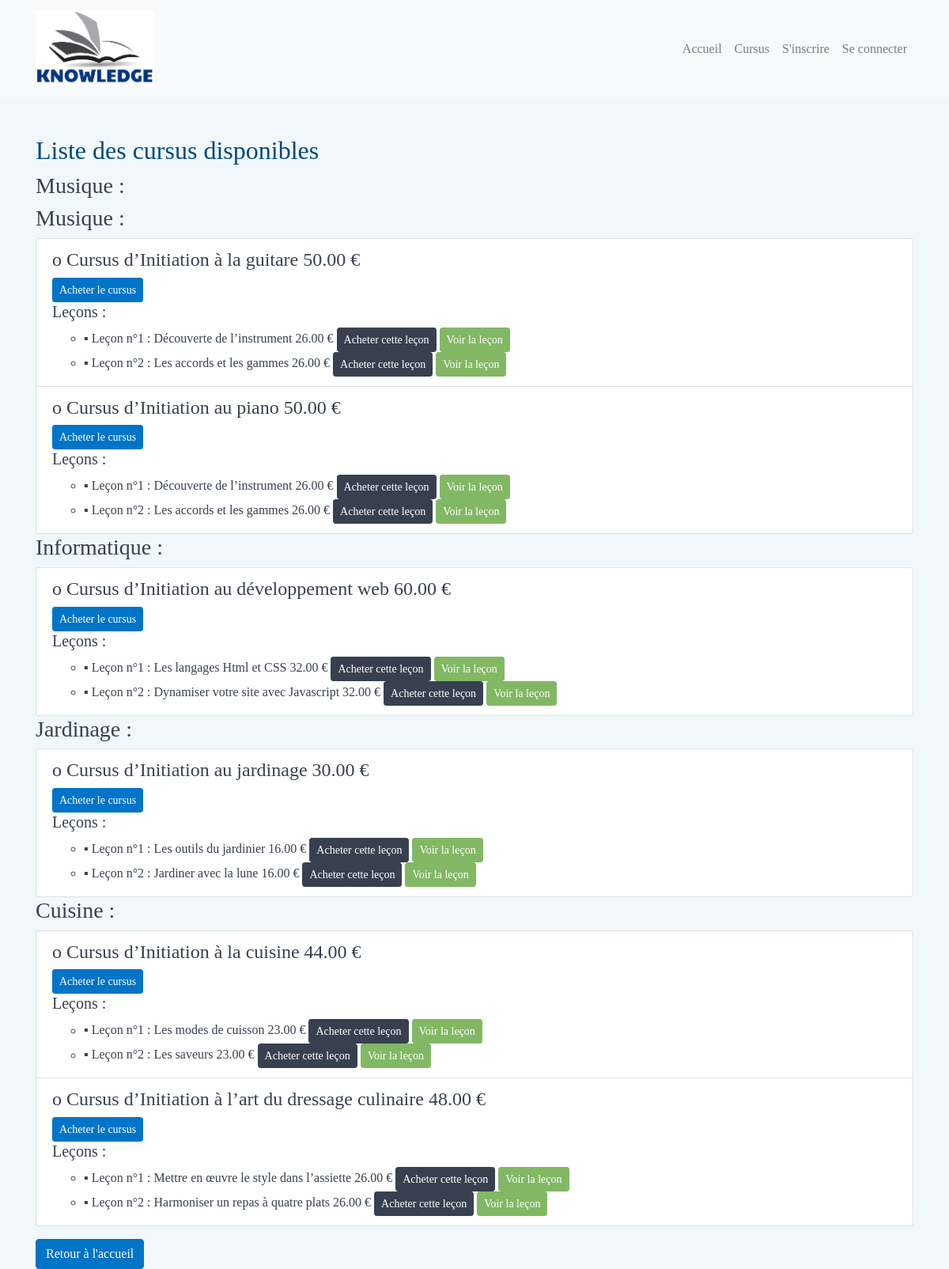
Page /cursuses/ on the earlier database version.
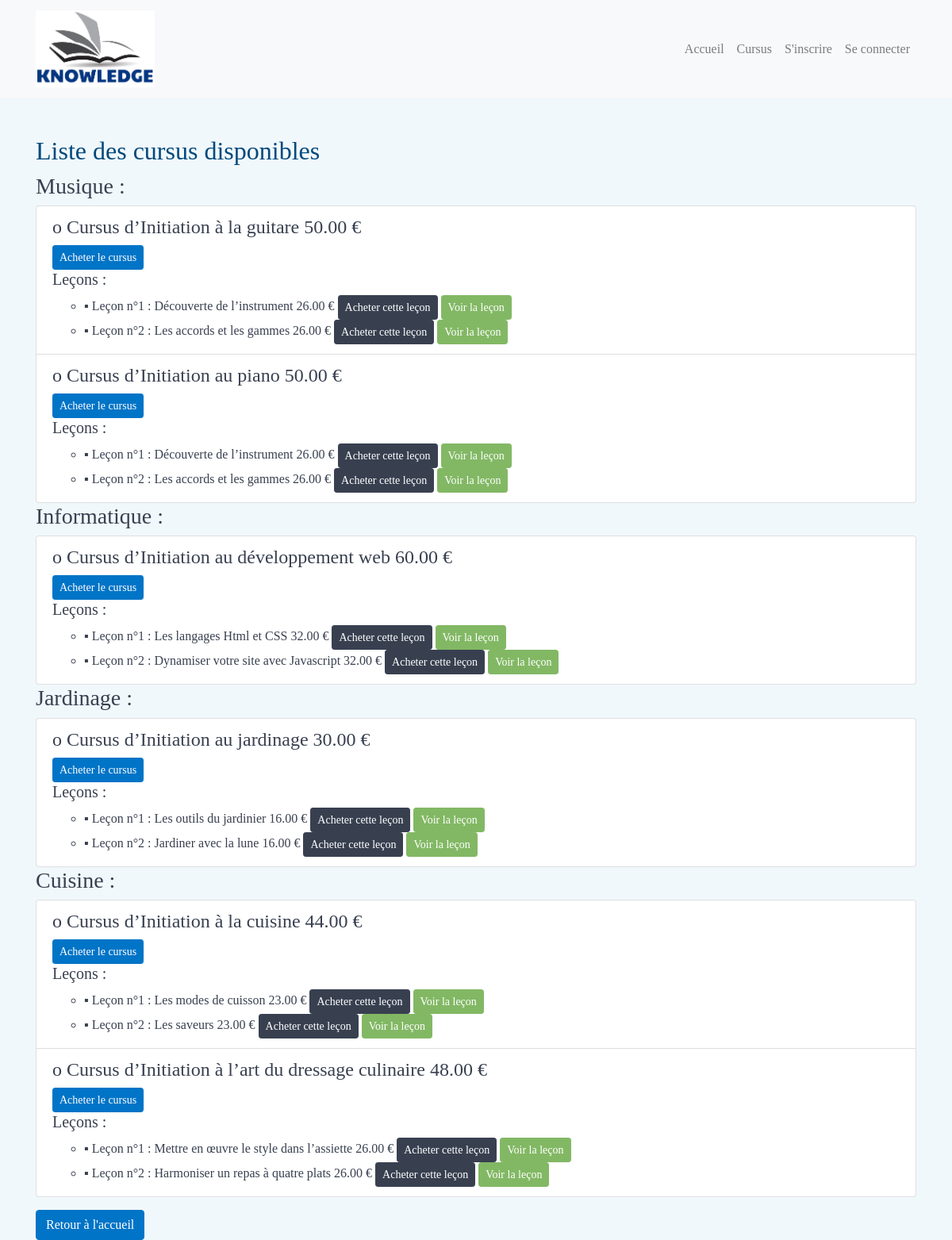
Same page on the later database version.
### learning/models.py (models this page shows, shortened)
class Theme(models.Model):
    name = models.CharField(max_length=100)
    created_at = models.DateTimeField(auto_now_add=True)
    updated_at = models.DateTimeField(auto_now=True)
    created_by = models.CharField(max_length=255)
    updated_by = models.CharField(max_length=255)

class Cursus(models.Model):
    theme = models.ForeignKey(Theme, on_delete=models.CASCADE)
    name = models.CharField(max_length=100)
    price = models.DecimalField(max_digits=10, decimal_places=2)
    created_at = models.DateTimeField(auto_now_add=True)
    updated_at = models.DateTimeField(auto_now=True)
    created_by = models.CharField(max_length=255)
    updated_by = models.CharField(max_length=255)

class Lesson(models.Model):
    cursus = models.ForeignKey(Cursus, on_delete=models.CASCADE)
    title = models.CharField(max_length=100)
    content = models.TextField()
    video_url = models.CharField(max_length=255)
    price = models.DecimalField(max_digits=10, decimal_places=2)
    created_at = models.DateTimeField(auto_now_add=True)
    updated_at = models.DateTimeField(auto_now=True)
    created_by = models.CharField(max_length=255)
    updated_by = models.CharField(max_length=255)

### learning/views.py (the view)
# urls.py: path('cursuses/', views.list_cursuses, name='list_cursuses'),
def list_cursuses(request):
    themes = Theme.objects.all()
    themes_data = []
    for theme in themes:
        cursuses = Cursus.objects.filter(theme=theme)
        cursuses_data = []
        for cursus in cursuses:
            lessons = Lesson.objects.filter(cursus=cursus)
            purchased_lessons = Purchase.objects.filter(
                utilisateur=request.user if request.user.is_authenticated else None,
                lesson__in=lessons
            ).values_list('lesson', flat=True)
            has_purchased_cursus = Purchase.objects.filter(
                utilisateur=request.user if request.user.is_authenticated else None,
                cursus=cursus
            ).exists()
            if has_purchased_cursus:
                adjusted_price = 0
            else:
                remaining_lessons = lessons.exclude(id__in=purchased_lessons)
                if remaining_lessons.exists():
                    adjusted_price = sum(lesson.price for lesson in remaining_lessons)
                else:
                    adjusted_price = 0
                    has_purchased_cursus = True
                if not purchased_lessons:
                    adjusted_price = cursus.price
            lessons_data = []
            for idx, lesson in enumerate(lessons, start=1):
                lessons_data.append({
                    'id': lesson.id,
                    'title': lesson.title,
                    'price': lesson.price,
                    'is_purchased': lesson.id in purchased_lessons,
                    'index': idx
                })
            cursuses_data.append({
                'cursus': cursus,
                'adjusted_price': adjusted_price,
                'has_purchased_cursus': has_purchased_cursus,
                'lessons': lessons_data,
            })
        themes_data.append({
            'theme': theme,
            'cursuses': cursuses_data,
        })
    return render(request, 'list_cursuses.html', {'themes_data': themes_data})

### templates/list_cursuses.html (shortened to what this page needs)
{% extends 'base.html' %}
{% block content %}
    <h2>Liste des cursus disponibles</h2>
    {% if themes_data %}
        {% for theme_data in themes_data %}
            <h3>{{ theme_data.theme.name }} :</h3>
            <ul class="list-group">
                {% for cursus_data in theme_data.cursuses %}
                    <li class="list-group-item">
                        <h4>
                            o Cursus d’{{ cursus_data.cursus.name }} {{ cursus_data.adjusted_price }} €
                        </h4>
                        {% if not cursus_data.has_purchased_cursus %}
                            <a href="{% url 'buy_cursus' cursus_data.cursus.id %}" class="btn btn-primary btn-sm">Acheter le cursus</a>
                        {% endif %}
                        <h5>Leçons :</h5>
                        <ul class="lesson-buttons">
                            {% for lesson in cursus_data.lessons %}
                                <li>
                                    ▪ Leçon n°{{ lesson.index }} : {{ lesson.title }} {{ lesson.price }} €
                                    {% if lesson.is_purchased %}
                                        <span class="badge badge-success">Déjà payé</span>
                                        <a href="{% url 'view_lesson' lesson.id %}" class="btn btn-info btn-sm">Voir la leçon</a>
                                    {% else %}
                                        <a href="{% url 'buy_lesson' lesson.id %}" class="btn btn-secondary btn-sm">Acheter cette leçon</a>
                                        <a href="{% url 'view_lesson' lesson.id %}" class="btn btn-info btn-sm">Voir la leçon</a>
                                    {% endif %}
                                </li>
                            {% endfor %}
                        </ul>
                    </li>
                {% endfor %}
            </ul>
        {% empty %}
            <p>Aucun cursus disponible pour le moment.</p>
        {% endfor %}
    {% else %}
        <p>Aucun cursus disponible pour le moment.</p>
    {% endif %}
    <a href="{% url 'home' %}" class="btn btn-primary mt-3">Retour à l'accueil</a>
{% endblock %}

### templates/base.html (shortened to what this page needs)
{% load static %}
<!DOCTYPE html>
<html>
<head>
    <link rel="stylesheet" href="https://stackpath.bootstrapcdn.com/bootstrap/4.5.2/css/bootstrap.min.css">
    <link rel="stylesheet" href="{% static 'css/base.css' %}">
    <link rel="stylesheet" href="{% static 'css/components.css' %}">
</head>
<body>
    <header class="mb-4">
        <nav class="navbar navbar-expand-lg navbar-light bg-light">
            <div class="container">
                <a class="navbar-brand" href="{% url 'home' %}">
                    <img src="{% static 'images/Logo.jpg' %}" alt="Knowledge Learning Logo" style="max-width: 150px;">
                </a>
                <div class="collapse navbar-collapse" id="navbarNav">
                    <ul class="navbar-nav ml-auto">
                        <li class="nav-item">
                            <a class="nav-link" href="{% url 'home' %}">Accueil</a>
                        </li>
                        <li class="nav-item">
                            <a class="nav-link" href="{% url 'list_cursuses' %}">Cursus</a>
                        </li>
                        {% if user.is_authenticated %}
                            <li class="nav-item">
                                <a class="nav-link" href="{% url 'list_certifications' %}">Mes certifications</a>
                            </li>
                            {% if user.role == 'admin' %}
                                <li class="nav-item">
                                    <a class="nav-link" href="{% url 'admin_dashboard' %}">Admin</a>
                                </li>
                            {% endif %}
                            <li class="nav-item">
                                <a class="nav-link" href="{% url 'logout' %}">Déconnexion ({{ user.username }})</a>
                            </li>
                        {% else %}
                            <li class="nav-item">
                                <a class="nav-link" href="{% url 'register' %}">S'inscrire</a>
                            </li>
                            <li class="nav-item">
                                <a class="nav-link" href="{% url 'login' %}">Se connecter</a>
                            </li>
                        {% endif %}
                    </ul>
                </div>
            </div>
        </nav>
    </header>
    <div class="container mt-5">
        {% block content %}
        {% endblock %}
    </div>
</body>
</html>

### static/css/base.css (style rules this page uses)
body { font-family: "Comic Sans MS", "Comic Sans", cursive; background-color: #f1f8fc; color: #384050; }
h2 { color: #00497c; }

### static/css/components.css (style rules this page uses)
.btn-primary { background-color: #0074c7; border-color: #0074c7; }
.btn-info { background-color: #82b864; border-color: #82b864; }
.btn-secondary { background-color: #384050; border-color: #384050; }
a { color: #0074c7; }

Differences in the rows shown:
removed Theme: theme.name "Musique"
